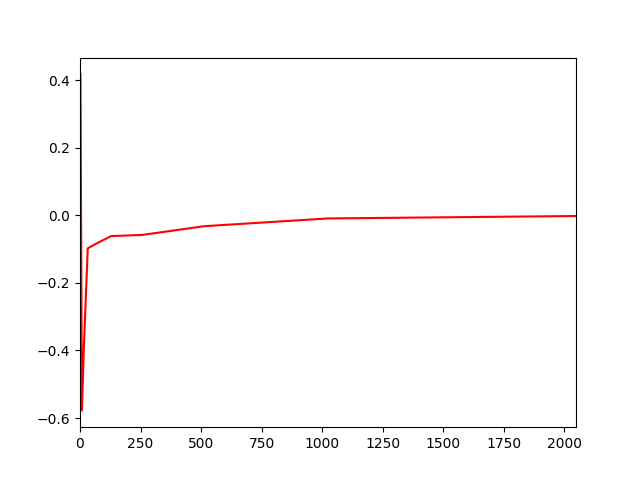

The script that saved this image:
# additional task for lab 1.1
import matplotlib
import matplotlib.pyplot as plt
import rsg
import stats

HARMONICS = 8
FREQUENCY = 1200
Ns = list(map(lambda num: 2 ** num, list(range(1, 12))))

Mxs = list()
for N in Ns:
    Mxs.append(stats.average(rsg.generate(HARMONICS, FREQUENCY, N)))

fig, ax = plt.subplots()
ax.plot(Ns, Mxs, c="r")
ax.set_xlim(0, Ns.pop())

fig.savefig("example-mx.png")
plt.show()
